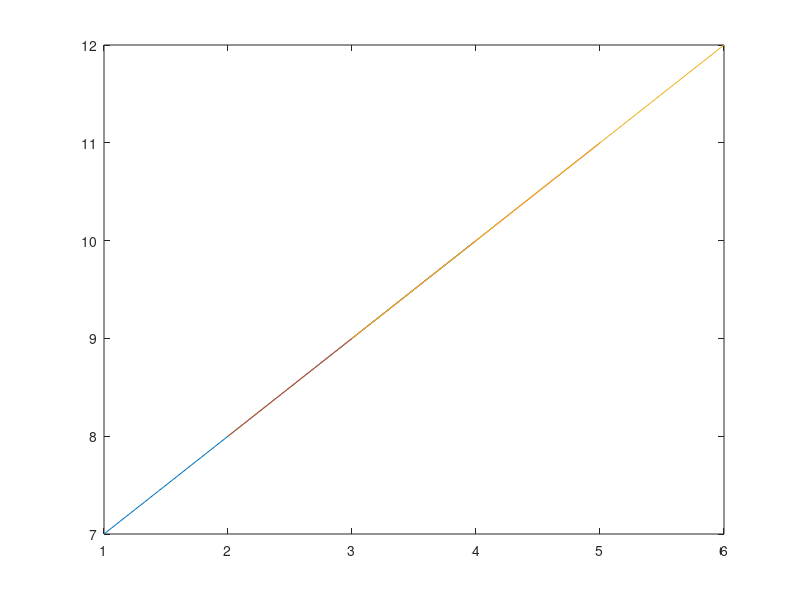

MATLAB code for this plot:
v=[0 1 2 4 6 16 64]
plot(v)
x=[0:30:200]
plot(x,v)

y=[1:7]

plot(x,v)
hold on
plot(x,y)
hold off
close all;

plot(x,v,'r--x','LineWidth',3);
t=0:0.1*pi:2*pi
plot (t, cos(t), "-;cos(t);", t, sin(t), "-b;sin(t);");

x=[1 2 3 ; 4 5 6]
y=[7 8 9 ; 10 11 12]

plot(x,y);
